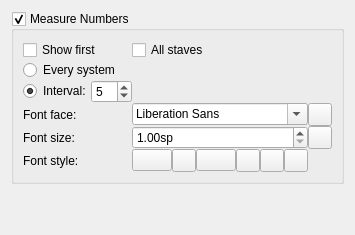
      <widget class="QWidget" name="page">
       <layout class="QVBoxLayout" name="verticalLayout_44">
        <item>
         <widget class="QGroupBox" name="showMeasureNumber">
          <property name="title">
           <string>Measure Numbers</string>
          </property>
          <property name="checkable">
           <bool>true</bool>
          </property>
          <property name="checked">
           <bool>true</bool>
          </property>
          <layout class="QGridLayout" name="_2">
           <property name="spacing">
            <number>0</number>
           </property>
           <item row="0" column="0">
            <widget class="QCheckBox" name="showFirstMeasureNumber">
             <property name="text">
              <string>Show first</string>
             </property>
            </widget>
           </item>
           <item row="0" column="1">
            <widget class="QCheckBox" name="showAllStaffsMeasureNumber">
             <property name="text">
              <string>All staves</string>
             </property>
            </widget>
           </item>
           <item row="1" column="0">
            <widget class="QRadioButton" name="showEverySystemMeasureNumber">
             <property name="text">
              <string>Every system</string>
             </property>
            </widget>
           </item>
           <item row="2" column="0">
            <layout class="QHBoxLayout" name="horizontalLayout_8">
             <item>
              <widget class="QRadioButton" name="showIntervalMeasureNumber">
               <property name="text">
                <string>Interval:</string>
               </property>
               <property name="checked">
                <bool>true</bool>
               </property>
              </widget>
             </item>
             <item>
              <widget class="QSpinBox" name="intervalMeasureNumber">
               <property name="minimum">
                <number>1</number>
               </property>
               <property name="value">
                <number>5</number>
               </property>
              </widget>
             </item>
            </layout>
           </item>
           <item row="4" column="0">
            <widget class="QLabel" name="label_146">
             <property name="text">
              <string>Font size:</string>
             </property>
            </widget>
           </item>
           <item row="3" column="0">
            <widget class="QLabel" name="label_145">
             <property name="text">
              <string>Font face:</string>
             </property>
             <property name="buddy">
              <cstring>measureNumberFontFace</cstring>
             </property>
            </widget>
           </item>
           <item row="3" column="1">
            <widget class="QFontComboBox" name="measureNumberFontFace">
             <property name="sizePolicy">
              <sizepolicy hsizetype="Ignored" vsizetype="Fixed">
               <horstretch>0</horstretch>
               <verstretch>0</verstretch>
              </sizepolicy>
             </property>
            </widget>
           </item>
           <item row="5" column="0">
            <widget class="QLabel" name="label_147">
             <property name="text">
              <string>Font style:</string>
             </property>
            </widget>
           </item>
           <item row="5" column="1">
            <layout class="QHBoxLayout" name="horizontalLayout_3">
             <item>
              <widget class="QPushButton" name="measureNumberBold">
               <property name="accessibleName">
                <string>Bold</string>
               </property>
               <property name="icon">
                <iconset resource="musescore.qrc">
                 <normaloff>:/data/icons/format-text-bold.svg</normaloff>:/data/icons/format-text-bold.svg</iconset>
               </property>
               <property name="checkable">
                <bool>true</bool>
               </property>
              </widget>
             </item>
             <item>
              <widget class="QToolButton" name="resetMeasureNumberBold">
               <property name="toolTip">
                <string>Reset to default</string>
               </property>
               <property name="accessibleName">
                <string>Reset 'Bold' value</string>
               </property>
               <property name="text">
                <string notr="true"/>
               </property>
               <property name="icon">
                <iconset resource="musescore.qrc">
                 <normaloff>:/data/icons/edit-reset.svg</normaloff>:/data/icons/edit-reset.svg</iconset>
               </property>
              </widget>
             </item>
             <item>
              <spacer name="horizontalSpacer_31">
               <property name="orientation">
                <enum>Qt::Horizontal</enum>
               </property>
               <property name="sizeHint" stdset="0">
                <size>
                 <width>0</width>
                 <height>0</height>
                </size>
               </property>
              </spacer>
             </item>
             <item>
              <widget class="QPushButton" name="measureNumberItalic">
               <property name="accessibleName">
                <string>Italic</string>
               </property>
               <property name="icon">
                <iconset resource="musescore.qrc">
                 <normaloff>:/data/icons/format-text-italic.svg</normaloff>:/data/icons/format-text-italic.svg</iconset>
               </property>
               <property name="checkable">
                <bool>true</bool>
               </property>
              </widget>
             </item>
             <item>
              <widget class="QToolButton" name="resetMeasureNumberItalic">
               <property name="toolTip">
                <string>Reset to default</string>
               </property>
               <property name="accessibleName">
                <string>Reset 'Italic' value</string>
               </property>
               <property name="text">
                <string notr="true"/>
               </property>
               <property name="icon">
                <iconset resource="musescore.qrc">
                 <normaloff>:/data/icons/edit-reset.svg</normaloff>:/data/icons/edit-reset.svg</iconset>
               </property>
              </widget>
             </item>
             <item>
              <spacer name="horizontalSpacer_32">
               <property name="orientation">
                <enum>Qt::Horizontal</enum>
               </property>
               <property name="sizeHint" stdset="0">
                <size>
                 <width>0</width>
                 <height>0</height>
                </size>
               </property>
              </spacer>
             </item>
             <item>
              <widget class="QToolButton" name="measureNumberUnderline">
               <property name="sizePolicy">
                <sizepolicy hsizetype="Minimum" vsizetype="Fixed">
                 <horstretch>0</horstretch>
                 <verstretch>0</verstretch>
                </sizepolicy>
               </property>
               <property name="accessibleName">
                <string>Underline</string>
               </property>
               <property name="icon">
                <iconset resource="musescore.qrc">
                 <normaloff>:/data/icons/format-text-underline.svg</normaloff>:/data/icons/format-text-underline.svg</iconset>
               </property>
               <property name="checkable">
                <bool>true</bool>
               </property>
              </widget>
             </item>
             <item>
              <widget class="QToolButton" name="resetMeasureNumberUnderline">
               <property name="toolTip">
                <string>Reset to default</string>
               </property>
               <property name="accessibleName">
                <string>Reset 'Underline' value</string>
               </property>
               <property name="text">
                <string notr="true"/>
               </property>
               <property name="icon">
                <iconset resource="musescore.qrc">
                 <normaloff>:/data/icons/edit-reset.svg</normaloff>:/data/icons/edit-reset.svg</iconset>
               </property>
              </widget>
             </item>
             <item>
              <spacer name="horizontalSpacer_35">
               <property name="orientation">
                <enum>Qt::Horizontal</enum>
               </property>
               <property name="sizeHint" stdset="0">
                <size>
                 <width>0</width>
                 <height>0</height>
                </size>
               </property>
              </spacer>
             </item>
            </layout>
           </item>
           <item row="3" column="2">
            <widget class="QToolButton" name="resetMeasureNumberFontFace">
             <property name="toolTip">
              <string>Reset to default</string>
             </property>
             <property name="accessibleName">
              <string>Reset 'Font face' value</string>
             </property>
             <property name="text">
              <string notr="true"/>
             </property>
             <property name="icon">
              <iconset resource="musescore.qrc">
               <normaloff>:/data/icons/edit-reset.svg</normaloff>:/data/icons/edit-reset.svg</iconset>
             </property>
            </widget>
           </item>
           <item row="4" column="2">
            <widget class="QToolButton" name="resetMeasureNumberFontSize">
             <property name="toolTip">
              <string>Reset to default</string>
             </property>
             <property name="accessibleName">
              <string>Reset 'Font size' value</string>
             </property>
             <property name="text">
              <string notr="true"/>
             </property>
             <property name="icon">
              <iconset resource="musescore.qrc">
               <normaloff>:/data/icons/edit-reset.svg</normaloff>:/data/icons/edit-reset.svg</iconset>
             </property>
            </widget>
           </item>
           <item row="4" column="1">
            <widget class="QDoubleSpinBox" name="measureNumberFontSize">
             <property name="suffix">
              <string>sp</string>
             </property>
             <property name="minimum">
              <double>1.000000000000000</double>
             </property>
            </widget>
           </item>
          </layout>
         </widget>
        </item>
        <item>
         <spacer name="verticalSpacer_27">
          <property name="orientation">
           <enum>Qt::Vertical</enum>
          </property>
          <property name="sizeHint" stdset="0">
           <size>
            <width>20</width>
            <height>40</height>
           </size>
          </property>
         </spacer>
        </item>
       </layout>
      </widget>
